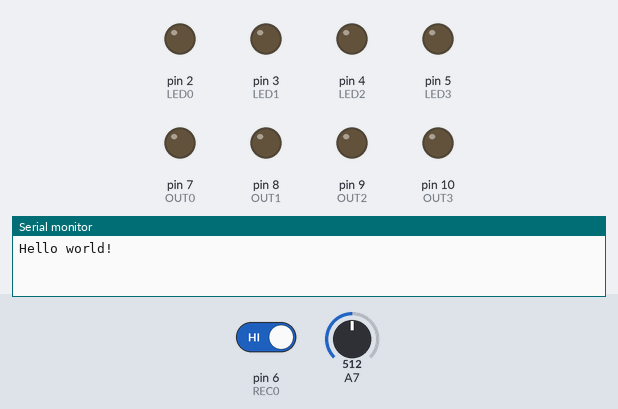
Bench run of a sketch on a simulated Arduino Nano, built with avr-gcc and run on an emulated ATmega328P. Parts: output pins drawn as LEDs (lit = HIGH), the last lines printed to the serial monitor. The inputs (shaded band) are chosen by the test bench; at power-on: A7 = 512, pin 6 (REC0) HIGH.

Above: at 1.6 s.
1.7 s: A7 set to 526
3.2 s: A7 set to 550
At 3.5 s:
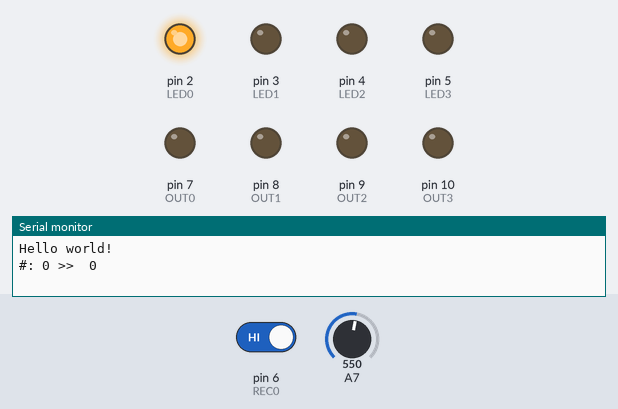
4.7 s: pin 6 (REC0) driven LOW
At 5.8 s:
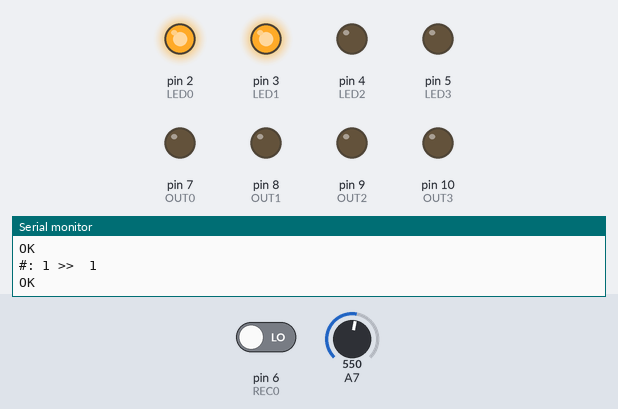
7.7 s: pin 6 (REC0) driven HIGH
At 7.7 s:
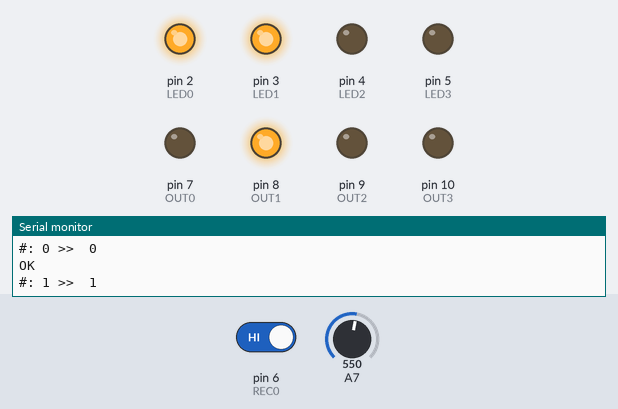
9.2 s: pin 6 (REC0) driven LOW
At 10.8 s:
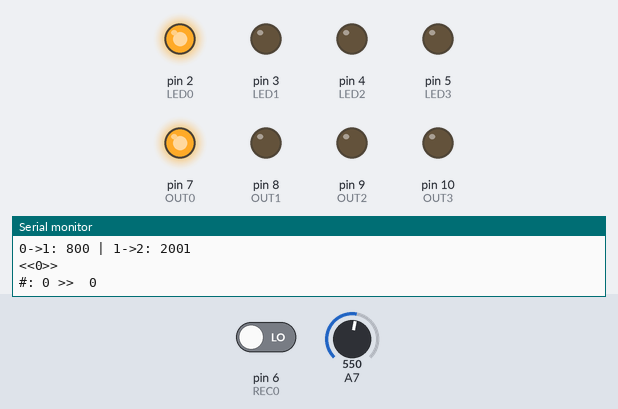
12.2 s: A7 set to 530
At 13.7 s:
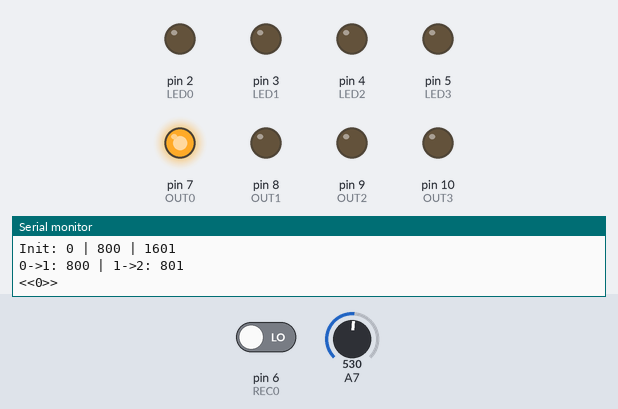
Timing chart, 0 to 14.9 s (numbered marks = the images above; inputs shaded):
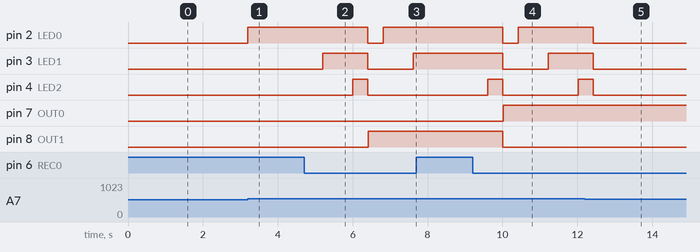

The sketch:

rec1.ino
```cpp
#define TIME_SLICE_S 4
#define TIME_SLICE (TIME_SLICE_S * 1000)
#define M 2

#define epsilon 20 // 20 us error
#define SLICE_LEN (TIME_SLICE >> M)
#define SLICE00 (SLICE_LEN*0)
#define SLICE01 (SLICE_LEN*1)
#define SLICE10 (SLICE_LEN*2)
#define SLICE11 (SLICE_LEN*3)

#define LED0 2
#define LED1 3
#define LED2 4
#define LED3 5
#define REC0 6
#define OUT0 7
#define OUT1 8
#define OUT2 9
#define OUT3 10

#include <Chrono.h>
Chrono myChrono;


int DATA = 0; // currently received data
int POS_EDGE = 0;
int FLASH_COUNTER = 0;
int flash0, flash1, flash2;
int RAW_DATA = 0;

void setup() {
  Serial.begin(9600);
  Serial.println("Hello world!");

  pinMode(REC0, INPUT);
  pinMode(LED0, OUTPUT);
  pinMode(LED1, OUTPUT);
  pinMode(LED2, OUTPUT);
  pinMode(LED3, OUTPUT);

  pinMode(OUT0, OUTPUT);
  pinMode(OUT1, OUTPUT);
  pinMode(OUT2, OUTPUT);
  pinMode(OUT3, OUTPUT);


  digitalWrite(OUT0,LOW);
  digitalWrite(OUT1,LOW);
  digitalWrite(OUT2,LOW);
  digitalWrite(OUT3,LOW);

  digitalWrite(LED0,LOW);
  digitalWrite(LED1,LOW);
  digitalWrite(LED2,LOW);
  digitalWrite(LED3,LOW);
}

void loop() {
  delay(400);
  if(analogRead(A7) >= (540) and POS_EDGE == 0) {
//  if(digitalRead(REC0) and POS_EDGE == 0) {
    POS_EDGE = 1;
    Serial.print("#: ");
    Serial.print(FLASH_COUNTER);
    Serial.print(" >> ");

    if (FLASH_COUNTER == 0) {
        Serial.println(" 0");
        myChrono.start();
        flash0 = myChrono.elapsed(); // start
        digitalWrite(LED0,HIGH);
    } else if (FLASH_COUNTER == 1) {
        Serial.println(" 1");
        flash1 = myChrono.elapsed();
        digitalWrite(LED1,HIGH);
    } else if (FLASH_COUNTER == 2) {
        Serial.println(" 2");
        flash2 = myChrono.elapsed();
        digitalWrite(LED2,HIGH);
    }
    FLASH_COUNTER++;
  }
  else if (!digitalRead(REC0) and POS_EDGE){
    POS_EDGE = 0;
    Serial.println("OK");


    if (FLASH_COUNTER == 3) {
      FLASH_COUNTER = 0;
      Serial.println("    > RESET");
      Serial.print("Init: ");
      Serial.print(flash0);
      Serial.print(" | ");
      Serial.print(flash1);
      Serial.print(" | ");
      Serial.println(flash2);
      Serial.print("0->1: ");
      Serial.print(flash1-flash0);
      Serial.print(" | 1->2: ");
      Serial.println(flash2-flash1);

      digitalWrite(LED0,LOW);
      digitalWrite(LED1,LOW);
      digitalWrite(LED2,LOW);
      flash0, flash1, flash2 = 0;
      myChrono.restart();

      RAW_DATA = flash1 - flash0;
      digitalWrite(OUT0,LOW);
      digitalWrite(OUT1,LOW);
      digitalWrite(OUT2,LOW);
      digitalWrite(OUT3,LOW);


      if(SLICE00 <= RAW_DATA and RAW_DATA < SLICE01+300) {
        Serial.println("<<0>>");
        digitalWrite(OUT0,HIGH);
      }
      else if(SLICE01 <= RAW_DATA and RAW_DATA < SLICE10+300) {
        Serial.println("<<1>>");
        digitalWrite(OUT1,HIGH);
      }
      else if(SLICE10 <= RAW_DATA and RAW_DATA < SLICE11+300) {
        Serial.println("<<2>>");
        digitalWrite(OUT2,HIGH);
      }
      else {
        Serial.println("<<3>>");
        digitalWrite(OUT3,HIGH);
      }
    }
  }
}
```

Measured:
- the behaviour switches between 539 and 540 on A7 (found by bisection; images 0 and 1)
- after the input at 1.7 s, every drawn part: stays the same
- after the input at 3.2 s, pin 2 (LED0): LOW → HIGH at once
- after the input at 4.7 s, pin 2 (LED0): HIGH → LOW after 1.7 s, → HIGH 0.41 s later; pin 3 (LED1): LOW → HIGH after 0.50 s, → LOW 1.2 s later, → HIGH 1.2 s later; pin 4 (LED2): LOW → HIGH after 1.3 s, → LOW 0.40 s later; pin 8 (OUT1): LOW → HIGH after 1.7 s
- after the input at 7.7 s, pin 2 (LED0), pin 3 (LED1), pin 8 (OUT1): stays HIGH (without the input it goes to LOW after 1.1 s); pin 4 (LED2): stays LOW (without the input it goes to HIGH after 0.71 s); pin 7 (OUT0): stays LOW (without the input it goes to HIGH after 1.1 s)
- after the input at 9.2 s, pin 2 (LED0): HIGH → LOW after 0.81 s, → HIGH 0.40 s later; pin 3 (LED1): HIGH → LOW after 0.81 s, → HIGH 1.2 s later; pin 4 (LED2): LOW → HIGH after 0.41 s, → LOW 0.40 s later, → HIGH 2.0 s later; pin 7 (OUT0): LOW → HIGH after 0.82 s; pin 8 (OUT1): HIGH → LOW after 0.81 s
- after the input at 12.2 s, pin 2 (LED0), pin 3 (LED1), pin 4 (LED2): goes on until 12.4 s, then stays LOW
